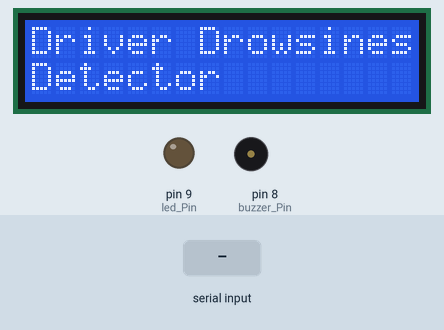
Simulated run of this sketch. Board: Arduino Uno, built with avr-gcc and run on an emulated ATmega328P. Parts: 16×2 character LCD, output pins drawn as LEDs (lit = HIGH), buzzer (waves = sounding, pin HIGH). The test bench sets the inputs (shaded band).

Above: at 1.2 s.
1.3 s: "c" received over Serial
At 2.1 s:
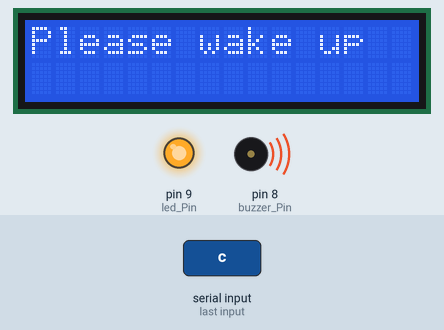
At 3.7 s:
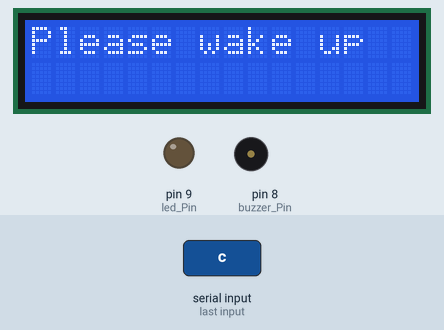
4.3 s: "o" received over Serial
At 5.6 s:
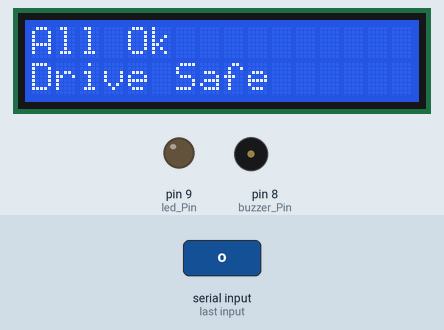
Timing chart, 0 to 7.3 s (numbered marks = the images above; inputs shaded):
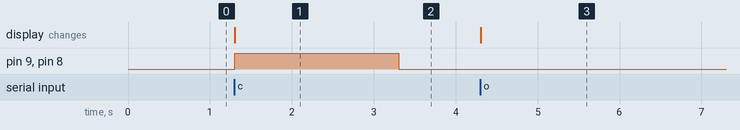

The sketch:

Driver_Sleep_Detection_System_Arduino.ino
```cpp
 #include <LiquidCrystal.h>


LiquidCrystal lcd(2, 3, 4, 5, 6,7);
const int buzzer_Pin = 8;
const int led_Pin = 9;
char sleep_status = 0;

void setup() {
  Serial.begin(9600);
  pinMode(buzzer_Pin, OUTPUT);
  pinMode(led_Pin, OUTPUT);
  lcd.begin(16, 2);
  lcd.print("Driver Drowsiness");
  lcd.setCursor(0,2);
  lcd.print("Detector");
  digitalWrite(buzzer_Pin, LOW);
  digitalWrite(led_Pin, LOW);
}
void loop()
{
    while (Serial.available() > 0)
  {
    sleep_status = Serial.read();
    if(sleep_status == 'c')
    {
        lcd.clear();
        lcd.print("Please wake up");
        digitalWrite(buzzer_Pin, HIGH);
        digitalWrite(led_Pin, HIGH);
        delay(2000);
        digitalWrite(buzzer_Pin, LOW);
        digitalWrite(led_Pin, LOW);

        delay(100);
    }
    else if(sleep_status == 'o')
    {
        lcd.clear();
        lcd.print("All Ok");
        lcd.setCursor(0,2);
        lcd.print("Drive Safe");
        digitalWrite(buzzer_Pin, LOW);
        digitalWrite(led_Pin, LOW);
        delay(2000);
    }
    else
    {
      /* Do Nothing */
    }
  }
}
```

Measured:
- after the input at 1.3 s, pin 9 (led_Pin), pin 8 (buzzer_Pin): LOW → HIGH at once, → LOW 2.0 s later; the display: changes at once (image 1)
- after the input at 4.3 s, the display: changes at once (image 3)
